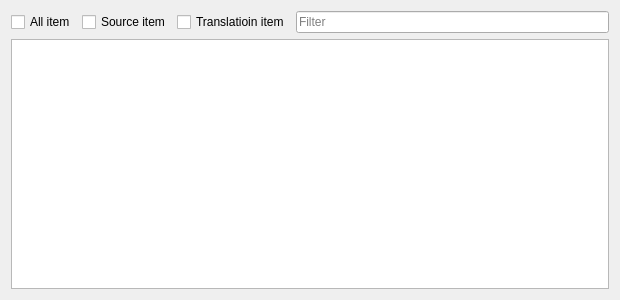
<?xml version="1.0" encoding="UTF-8"?>
<ui version="4.0">
 <class>TsFileView</class>
 <widget class="QWidget" name="TsFileView">
  <property name="geometry">
   <rect>
    <x>0</x>
    <y>0</y>
    <width>620</width>
    <height>300</height>
   </rect>
  </property>
  <property name="windowTitle">
   <string notr="true">Form</string>
  </property>
  <layout class="QGridLayout" name="gridLayout">
   <item row="0" column="0">
    <layout class="QHBoxLayout" name="horizontalLayout">
     <item>
      <widget class="QCheckBox" name="checkBoxAll">
       <property name="text">
        <string>All item</string>
       </property>
      </widget>
     </item>
     <item>
      <widget class="QCheckBox" name="checkBoxSource">
       <property name="text">
        <string>Source item</string>
       </property>
      </widget>
     </item>
     <item>
      <widget class="QCheckBox" name="checkBoxTranslation">
       <property name="text">
        <string>Translatioin item</string>
       </property>
      </widget>
     </item>
     <item>
      <widget class="QLineEdit" name="lineEditFilter">
       <property name="placeholderText">
        <string>Filter</string>
       </property>
       <property name="clearButtonEnabled">
        <bool>true</bool>
       </property>
      </widget>
     </item>
    </layout>
   </item>
   <item row="1" column="0">
    <widget class="QListView" name="listView"/>
   </item>
  </layout>
 </widget>
 <resources/>
 <connections/>
</ui>
